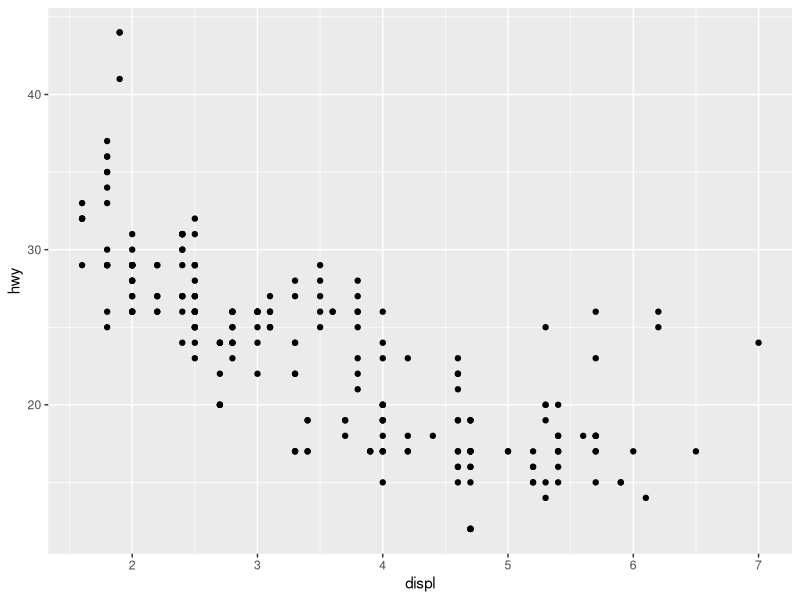
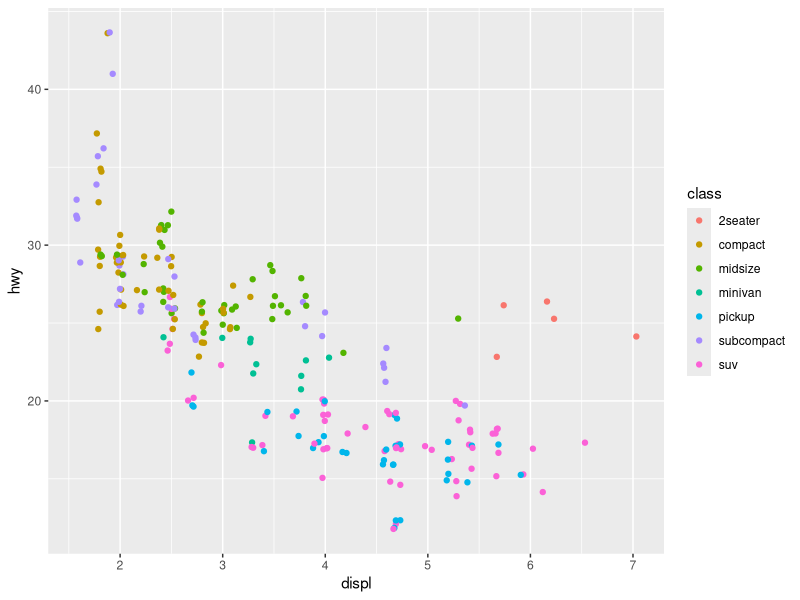
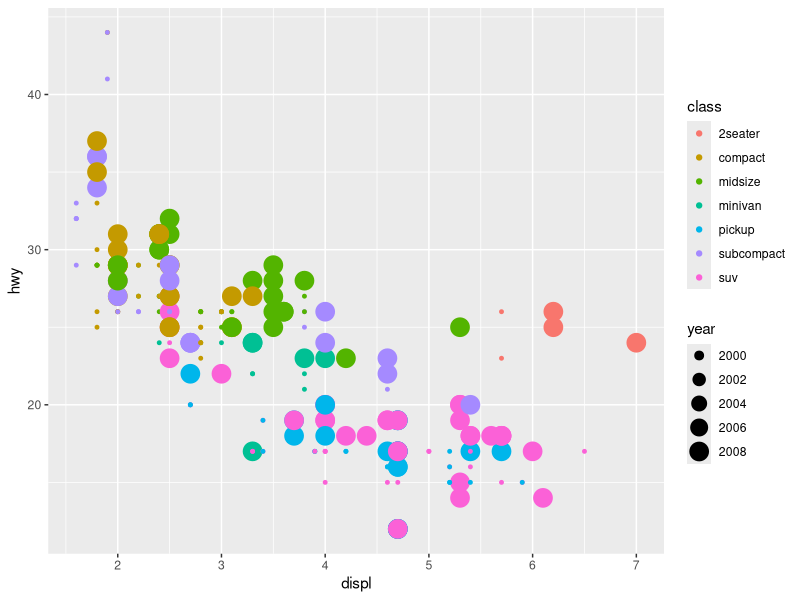
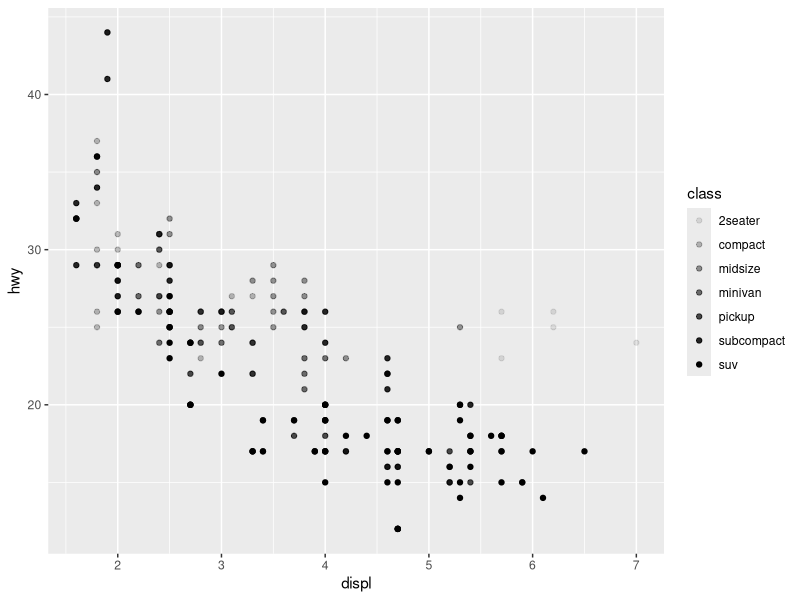
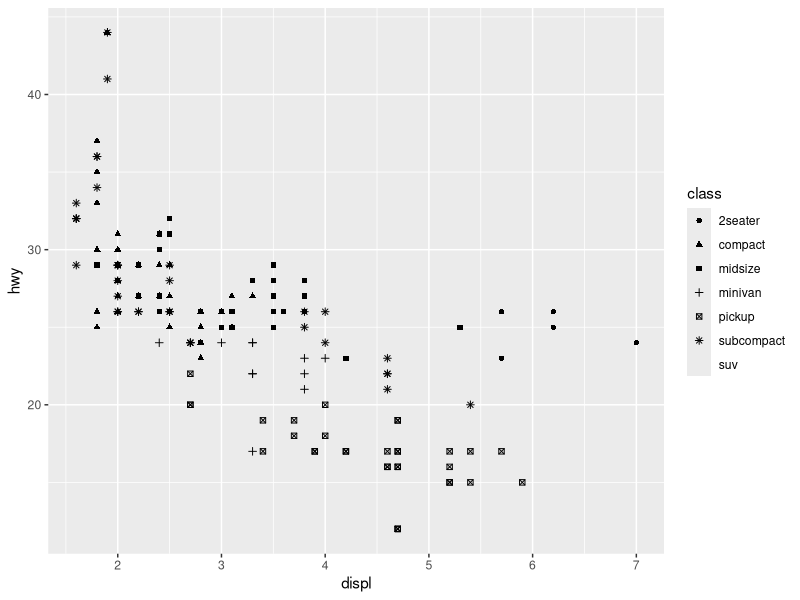
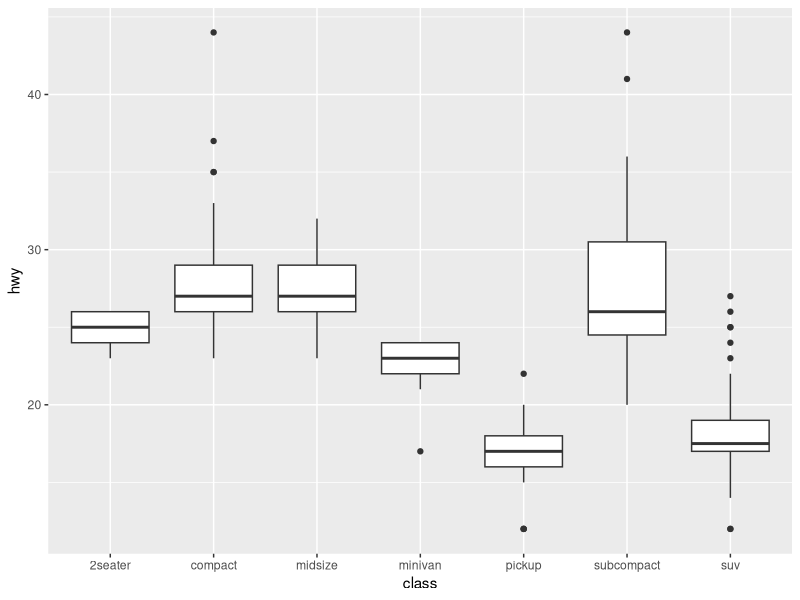
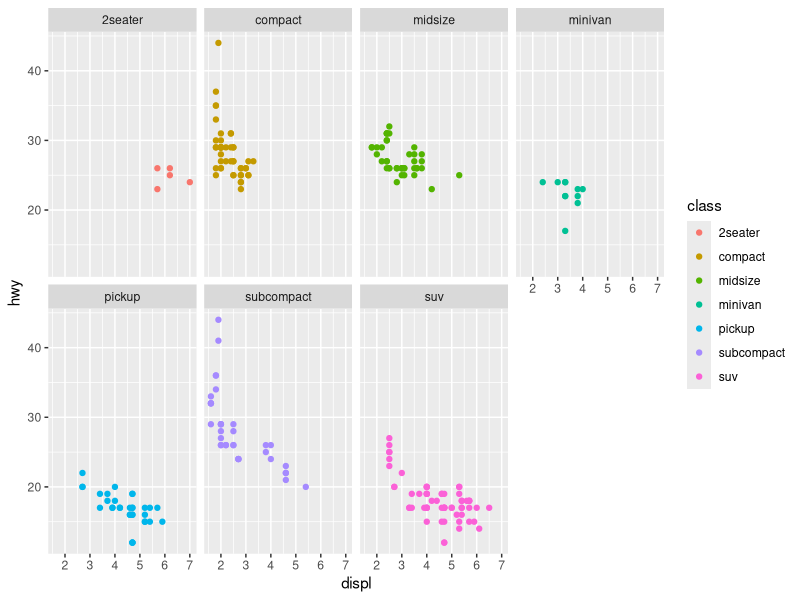
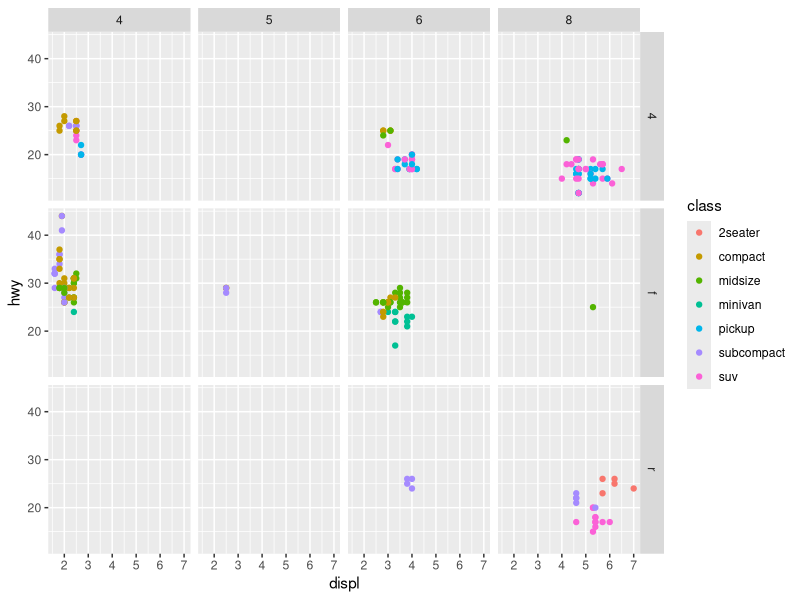

Reproduce these figures in R, in order.
## ---- chunk 1
library(ggplot2)
library(tidyverse)
## ---- chunk 2
mpg
## ---- chunk 3
ggplot(data=mpg)+
  geom_point(mapping=aes(x=displ,y=hwy))
## ---- chunk 4
ggplot(data=mpg)+
  geom_point(mapping=aes(x=displ,y=hwy, color=class), position = "jitter")
## ---- chunk 5
ggplot(data=mpg)+
  geom_point(mapping=aes(x=displ,y=hwy, color=class, size=year))
## ---- chunk 6
ggplot(data=mpg)+
  geom_point(mapping=aes(x=displ,y=hwy, alpha=class))
ggplot(data=mpg)+
  geom_point(mapping=aes(x=displ,y=hwy, shape=class))
## ---- chunk 7
ggplot(data=mpg, mapping = aes(x=class, y=hwy))+
  geom_boxplot()
## ---- chunk 8
ggplot(data=mpg)+
  geom_point(mapping=aes(x=displ,y=hwy, color=class))+
  facet_wrap(~ class, nrow=2)
## ---- chunk 9
ggplot(data=mpg)+
  geom_point(mapping=aes(x=displ,y=hwy, color=class))+
  facet_grid(drv~cyl)
## ---- chunk 10
ggplot(data=mpg)+
  geom_smooth(mapping=aes(x=displ,y=hwy))

ggplot(data=mpg)+
  geom_point(mapping =aes(x=displ,y=hwy, color=class)) +
  geom_smooth(mapping=aes(x=displ,y=hwy))


ggplot(data=mpg, mapping =aes(x=displ,y=hwy))+
  geom_point(mapping =aes(color=class)) +
  geom_smooth(se=FALSE)


ggplot(data=mpg, mapping =aes(x=displ,y=hwy))+
  geom_point(mapping =aes(color=class)) +
  geom_smooth(data=filter(mpg, class=="subcompact"), se=FALSE)
## ---- chunk 11
head(diamonds, 3)
## ---- chunk 12
ggplot(data=diamonds)+
  geom_bar(mapping=aes(x=cut))
## ---- chunk 13
ggplot(data=diamonds)+
  geom_bar(mapping=aes(x=cut, y=..prop.., group=1))
